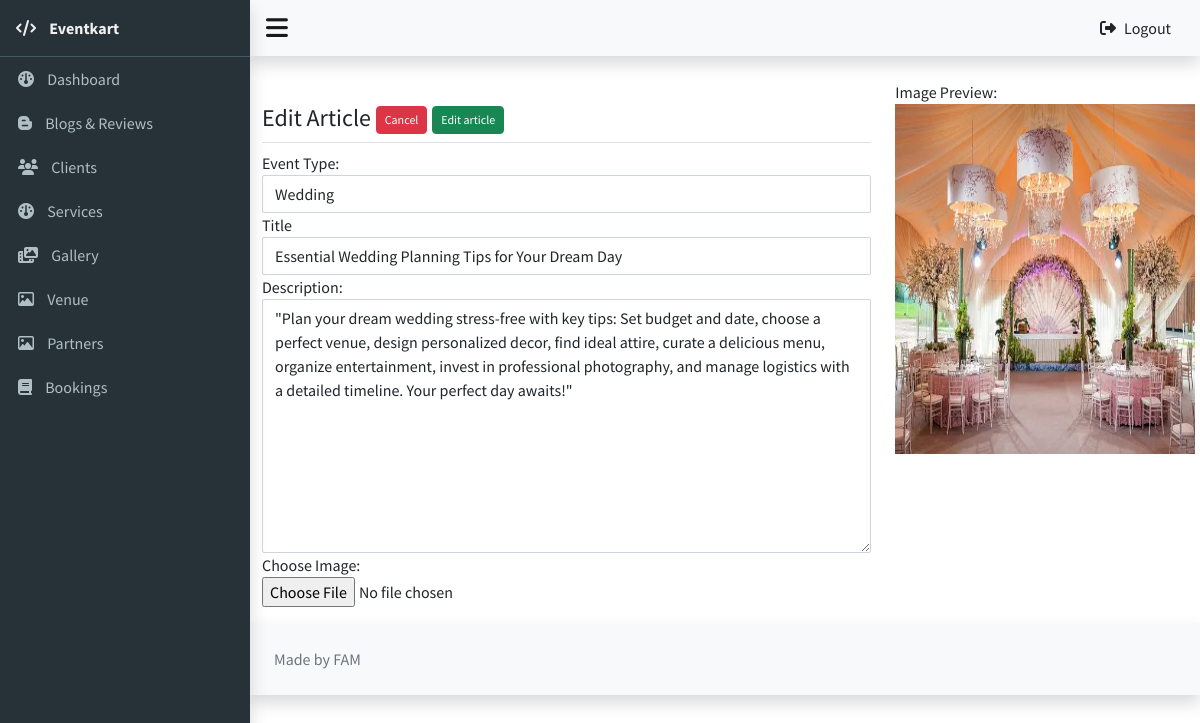
/admin-panel/blogs_edit.php?id=20, run on the app's committed database.
### tables this page shows
CREATE TABLE `review` (
  `id` int(11) NOT NULL,
  `title` varchar(100) NOT NULL,
  `description` varchar(300) NOT NULL,
  `image` text NOT NULL,
  `location` varchar(100) NOT NULL,
  `status` enum('0','1','','') NOT NULL,
  `event_date` varchar(100) NOT NULL,
  `event_type` varchar(100) NOT NULL,
  `date_created` timestamp NOT NULL DEFAULT current_timestamp() ON UPDATE current_timestamp()
);

### admin-panel/blogs_edit.php (the view, shortened to what this page needs)
<?php
include 'config/dbconn.php';
$id = $_GET['id'];
$query = "SELECT * FROM review WHERE id='$id'";
$result = mysqli_query($connection, $query);
$row = mysqli_fetch_assoc($result);
?>
<!doctype html>
<html lang="en">
<head>
    <link rel="stylesheet" type="text/css" href="https://cdn.materialdesignicons.com/2.1.19/css/materialdesignicons.min.css">
    <link rel="stylesheet" href="assests/css/blogs.css">
</head>
<body>
<?php
include("includes/header.php");
include("includes/sidebar.php");
include("includes/topbar.php");
?>
<div class="container">
    <div class="row">
        <div class="col-lg-8 pl-3 pb-3 box-shadow mt-4">
            <form action="" method="post" enctype="multipart/form-data">
                <h4 class="h4 mt-4 pb-2" style="border-bottom: 1px solid #dee2e6!important;">Edit Article
                    <a href="blogs_events.php" class="btn btn-sm btn-danger float-right" style="font-size: 12px;"><i class="mdi mdi-close-circle mr-2"></i> Cancel</a>
                    <button type="submit" name="update" value="Update Details" class="btn btn-sm btn-success float-right mr-2" style="font-size: 12px;"><i class="mdi mdi-account-plus mr-2"></i> Edit article</button>
                </h4>
                <div class="form-group">
                        <label for="event_type">Event Type:</label>
                        <select class="custom-select form-control" id="event_type" name="event_type">
                            <option value="Wedding"
                            <?php
                            if($row['event_type'] == 'Wedding')
                            {
                            echo "selected";
                            }
                            ?>
                            >Wedding</option>
                        </select>
                    </div>
                <div class="form-group">
                    <label for="title">Title</label>
                    <input type="text" name="title" class="form-control" value="<?php echo $row['title'] ?>" id="title" placeholder="Enter title">
                </div>
                <div class="form-group">
                    <label for="description">Description:</label>
                    <textarea name="description" id="description" cols="30" rows="10" class="form-control" placeholder="Enter description and vendor of this wedding"><?php echo $row['description'] ?></textarea>
                </div>
                <div class="form-row">
                    <div class="form-group col-md-6">
                        <label>Choose Image: </label>
                        <input type="file" name="image" >
                    </div>
                </div>
            </form>
        </div>
        <div class="col-lg-3 mt-4">
        <label>Image Preview: </label>
            <img id="image" src=" <?php echo $row['image']; ?>" width="300" height="350" alt="">
        </div>
    </div>
</div>
<?php
include("includes/footer.php");
?>
</body>
</html>

### admin-panel/assests/css/main.css (style rules this page uses)
html { scroll-behavior:smooth }
body { font-family:"Source Sans Pro",sans-serif }

### data on the page
review: event_type "Wedding", title "Essential Wedding Planning Tips for Your Dream Day", description "\"Plan your dream wedding stress-free with key tips: Set budget and date, choose a perfect venue, design personalized decor, find ideal attire, curate a delicious menu, organize entertainment, invest in professional photography, and manage logistics with a detailed timeline. Your perfect day awaits!\"", image (picture)
